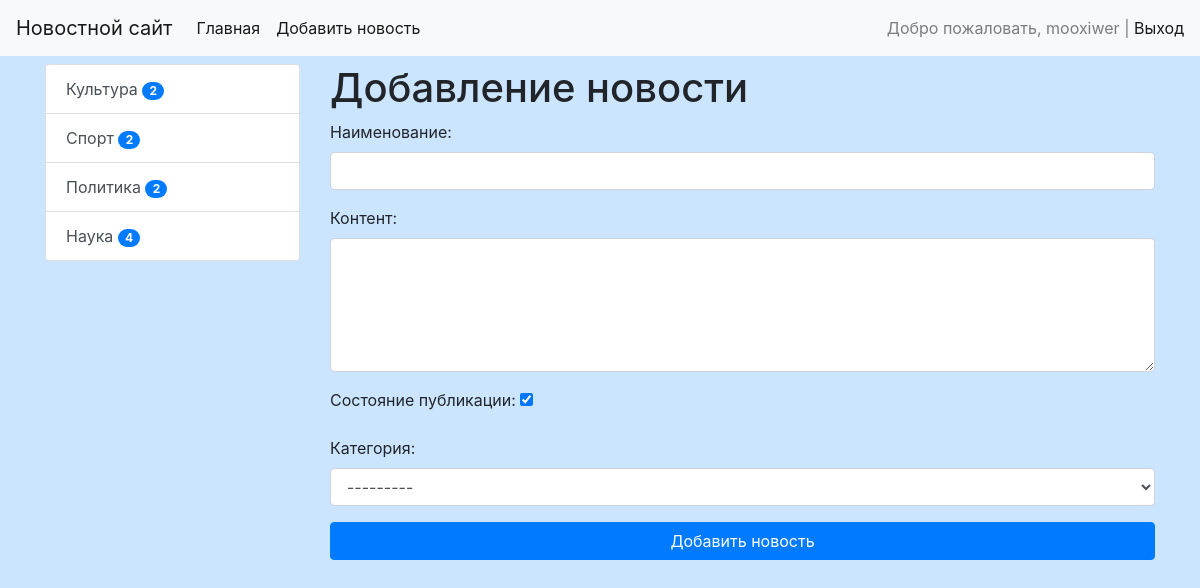
The app's page /news/add-news/ (signed in) with its own data.
### news/models.py (models this page shows)
class Category(models.Model):
    title = models.CharField(max_length=150, db_index=True, verbose_name='Наименование категории')
    def get_absolute_url(self):
        return reverse_lazy('category', kwargs={"category_id": self.pk})
    def __str__(self):
        return self.title
    class Meta:
        verbose_name = 'Категория'
        verbose_name_plural = 'Категории'
        ordering = ['title']

### news/views.py (the view)
# urls.py: path('news/add-news/', CreateNews.as_view(), name='add_news'),
class CreateNews(LoginRequiredMixin, CreateView):
    form_class = NewsForm
    template_name = 'news/add_news.html'
    raise_exception = True

### news/forms.py (shortened to what this page needs)
class NewsForm(forms.ModelForm):
    class Meta:
        model = News
        fields = ['title', 'content', 'is_published', 'category']
        widgets = {
            'title': forms.TextInput(attrs={'class': 'form-control'}),
            'content': forms.Textarea(attrs={'class': 'form-control', 'rows': 5}),
            'category': forms.Select(attrs={'class': 'form-control'}),
        }

### news/templatetags/news_tags.py (called while the page is built)
@register.inclusion_tag('news/list_categories.html')
def show_categories(arg1='Hello', arg2='world'):
    categories = Category.objects.annotate(cnt=Count('get_news', filter=F('get_news__is_published'))).filter(cnt__gt=0)
    return {"categories": categories, "arg1": arg1, "arg2": arg2}

### news/templates/news/add_news.html (shortened to what this page needs)
{% extends 'base.html' %}
{% block sidebar %}
{% include 'inc/_sidebar.html' %}
{% endblock %}
{% block content %}
<h1>Добавление новости</h1>
<form action="{% url 'add_news' %}" method="post">
    {{ form.as_p }}
    <button type="submit" class="btn btn-primary btn-block">Добавить новость</button>
</form>
{% endblock %}

### templates/inc/_nav.html (shortened to what this page needs)
<nav class="navbar navbar-expand-lg navbar-light bg-light">
  <a class="navbar-brand" href="{% url 'home' %}">Новостной сайт</a>
  <div class="collapse navbar-collapse" id="navbarSupportedContent">
    <ul class="navbar-nav mr-auto">
      <li class="nav-item active">
                <a class="nav-link" href="{% url 'home' %}">Главная<span class="sr-only">(current)</span></a></li>
        <li class="nav-item active">
          {% if request.user.is_authenticated %}
                <a class="nav-link" href="{% url 'add_news' %}">Добавить новость<span class="sr-only">(current)</span></a>
          {% endif %}
        </li>
        </ul>
    <span class="navbar-text">
      {% if request.user.is_authenticated %}
      Добро пожаловать, {{ user.username }} | <a href="{% url 'logout' %}">Выход</a>
      {% else %}
      <a href="{% url 'register' %}">Register</a> | <a href="{% url 'login' %}">Login</a>
      {% endif %}
    </span>
    </div>
</nav>

### news/templates/news/list_categories.html
<div class="list-group">
    {% for item in categories %}
    <a href="{{ item.get_absolute_url }}" class="list-group-item list-group-item-action">{{ item.title }} <span class="badge badge-primary badge-pill">{{ item.cnt }}</span> </a>
    {% endfor %}
</div>
</div>

### testsite/static/css/style.css (style rules this page uses)
body { background-color: #cce5ff; }

### records on screen
Category: title "Культура", cnt "2"
Category: title "Спорт", cnt "2"
Category: title "Политика", cnt "2"
Category: title "Наука", cnt "4"

### other values on screen
{{ user.username }} "mooxiwer"
